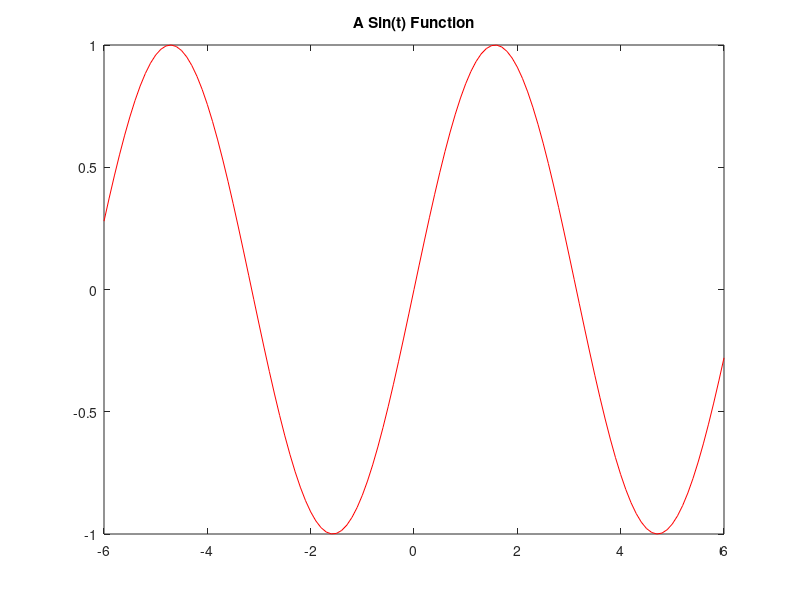

This figure's MATLAB source:
x = 50097875;
 
M=rand(3,4);

N=rand(4,3);

Sum_M=0;Sum_M=sum(M(:));
Sum_M ;

Sum_N=0;Sum_N=sum(N(:));

Sum_N ;

M_=[];
N_=[];
M_=transpose(M);
M_;
N_=transpose(N)
N_;



Product_MN=[];Product_MN=M*N;
Product_MN;

Element_Product_MN=[];Element_Product_MN=M.*N_;
Element_Product_MN;

M=rand(3,4);
M;


Largest_M=max(M(:));
Largest_M;

[row,col] = find(M==Largest_M);
 row;
 col;

Eig_Product_MN=eig(Product_MN);
Eig_Product_MN;


L=[1:1000];
Sum1=sum(L(1,:));
Sum1;



Sum2=0;a=1;
while a<1001
Sum2=Sum2+L(1,a);
a=a+1;
end


Sum3=0;
for a=1:1000
Sum3=Sum3+L(1,a);
end

t= -6:0.1:6;
y = sin(t);
plot(t,y,'r');title('A Sin(t) Function');
